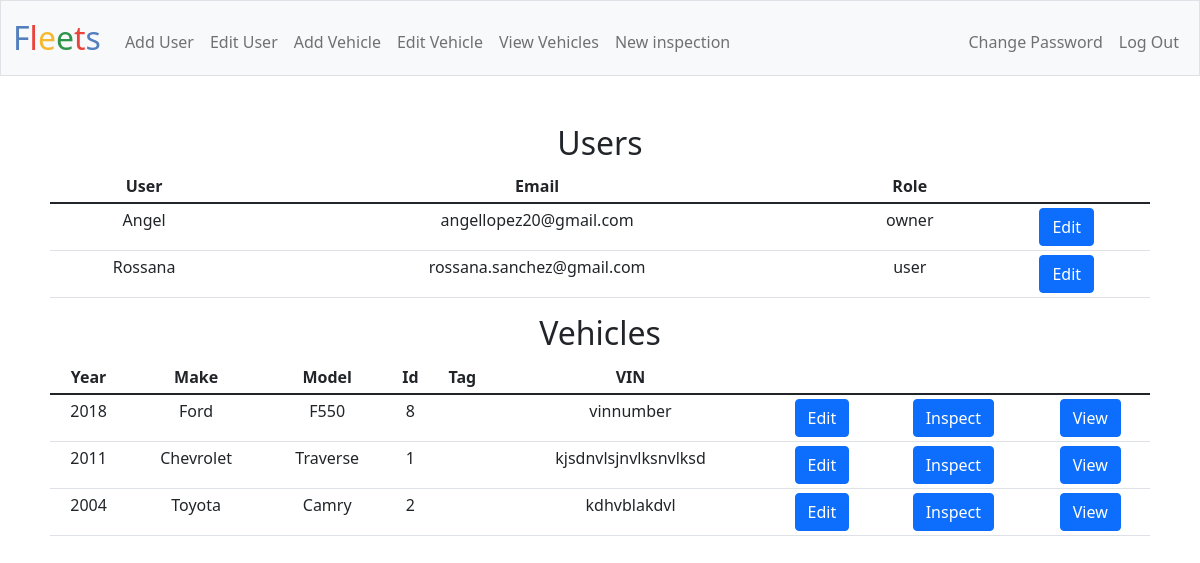
The page / (signed in) on the database its author committed.
### tables this page shows
CREATE TABLE users
               (u_id INTEGER PRIMARY KEY, c_id INTEGER NOT NULL,
               username TEXT NOT NULL, email TEXT NOT NULL,
               hash TEXT NOT NULL, role TEXT NOT NULL, FOREIGN KEY (c_id)
               REFERENCES companys (id) ON DELETE CASCADE ON UPDATE NO ACTION);

CREATE TABLE vehicles
               (v_id INTEGER PRIMARY KEY, c_id INTEGER NOT NULL,
               make TEXT NOT NULL, model TEXT NOT NULL,
               year TEXT NOT NULL, number TEXT NOT NULL, vin TEXT UNIQUE NOT NULL,
               tag TEXT, FOREIGN KEY (c_id) REFERENCES companys (id) ON DELETE CASCADE
               ON UPDATE NO ACTION);

### app.py (the view)
@app.route("/")
def index():
    if session.get("user_id") == None or not session["user_id"]:
        return render_template("index.html")
    users = []
    db = sqlite3.connect(db_path)
    db.row_factory = sqlite3.Row
    user = as_dict(db.execute("SELECT * FROM users WHERE u_id = ? AND c_id = ?", [session["user_id"], session["c_id"]]).fetchall())
    if user[0]["role"] in ["owner", "admin"]:
        users = as_dict(db.execute("SELECT * FROM users WHERE c_id = ?", [user[0]["c_id"]]).fetchall())
    vehicles = as_dict(db.execute("SELECT * FROM vehicles WHERE c_id = ?", [session["c_id"]]).fetchall())
    db.close()
    return render_template("index.html", user=user, users=users, vehicles=vehicles)

### app.py (called while the page is built)
@app.after_request
def after_request(response):
    response.headers["Cache-Control"] = "no-cache, no-store, must-revalidate"
    response.headers["Expires"] = 0
    response.headers["Pragma"] = "no-cache"
    return response

### helpers.py (called while the page is built)
def as_dict(rows):
    return list(map(dict,rows))

### templates/index.html (shortened to what this page needs)
{% extends "layout.html" %}
{% block main %}
    {% if not session["user_id"] %}
        <h2>Register for an Admin account on the top right</h2>
    {% else %}
        <div style="text-align:center; max-width:1100px; margin: auto;">
            <h2>Users</h2>
                <table class="table table-hover table-sm">
                    {% if users == [] %}
                    <thead>
                        <tr>
                            <th>Text for a non-admin</th>
                        </tr>
                    </thead>
                    {% else %}
                    <thead>
                        <tr>
                            <th>User</th>
                            <th>Email</th>
                            <th>Role</th>
                            <th></th>
                        </tr>
                    </thead>
                    <tbody>
                        {% for i in range(0,users | len) %}
                        <tr>
                            <td>{{ users[i]["username"] }}</td>
                            <td>{{ users[i]["email"] }}</td>
                            <td>{{ users[i]["role"] }}</td>
                            <td><form action="/edit-user" method="get">
                                <button name="user" class="btn btn-primary" type="submit" value="{{ users[i]["username"] }}">Edit</button>
                            </form></td>
                        </tr>
                        {% endfor %}
                    </tbody>
                    {% endif %}
                </table>
                <h2>Vehicles</h2>
                <table class="table table-hover table-sm">
                    {% if vehicles == [] %}
                    <thead>
                        <tr>
                            <th>No vehicles</th>
                        </tr>
                    </thead>
                    {% else %}
                    <thead>
                        <tr>
                            <th>Year</th>
                            <th>Make</th>
                            <th>Model</th>
                            <th>Id</th>
                            <th>Tag</th>
                            <th>VIN</th>
                            <th></th>
                            <th></th>
                            <th></th>
                        </tr>
                    </thead>
                    <tbody>
                        {% for i in range(0,vehicles | len) %}
                        <tr>
                            <td>{{ vehicles[i]["year"] }}</td>
                            <td>{{ vehicles[i]["make"] }}</td>
                            <td>{{ vehicles[i]["model"] }}</td>
                            <td>{{ vehicles[i]["number"] }}</td>
                            <td>{{ vehicles[i]["tag"] }}</td>
                            <td>{{ vehicles[i]["vin"] }}</td>
                            <td><form action="/edit-vehicle" method="get">
                                <button name="vehicle" class="btn btn-primary" type="submit" value="{{ vehicles[i]["number"] }}">Edit</button>
                            </form></td>
                            <td><form action="/inspection" method="get">
                                <button name="vehicle" class="btn btn-primary" type="submit" value="{{ vehicles[i]["number"] }}">Inspect</button>
                            </form></td>
                            <td><form action="/vehicles" method="get">
                                <button name="vehicle" class="btn btn-primary" type="submit" value="{{ vehicles[i]["number"] }}">View</button>
                            </form></td>
                        </tr>
                        {% endfor %}
                    </tbody>
                    {% endif %}
                </table>
        </div>
    {% endif %}
{% endblock %}

### rows shown on the page
users: username "Angel", email "angellopez20@gmail.com", role "owner"
users: username "Rossana", email "rossana.sanchez@gmail.com", role "user"
vehicles: year "2018", make "Ford", model "F550", number "8", vin "vinnumber"
vehicles: year "2011", make "Chevrolet", model "Traverse", number "1", vin "kjsdnvlsjnvlksnvlksd"
vehicles: year "2004", make "Toyota", model "Camry", number "2", vin "kdhvblakdvl"
